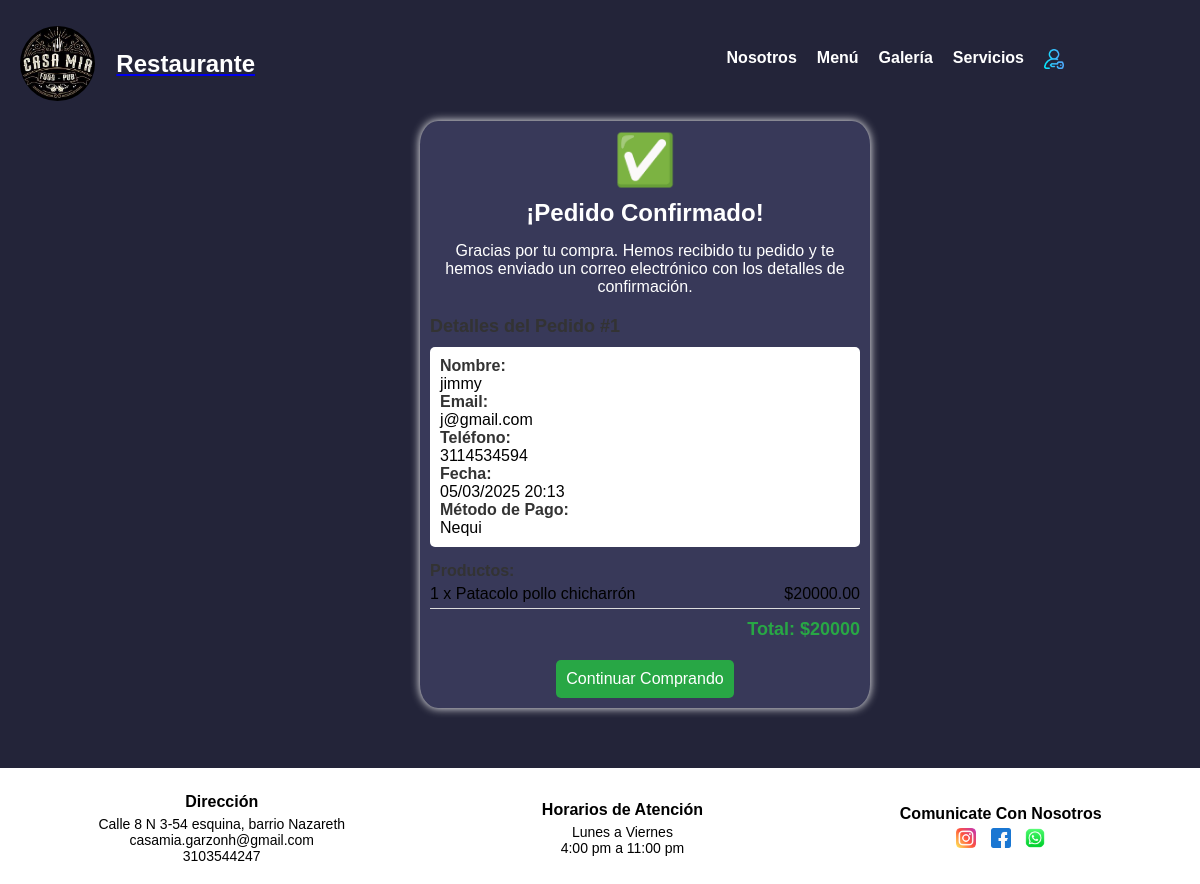
The page /confirmacion/1/ on the database its author committed.
### web/models.py (models this page shows, shortened)
class Orden(models.Model):
        usuario = models. ForeignKey(User, on_delete=models. CASCADE, null=True, blank=True)
        nombre = models. CharField (max_length=200)
        email = models. EmailField ()
        telefono = models.CharField (max_length=20)
        sesion_id = models.CharField(max_length=100, null=True, blank=True)
        total = models.DecimalField(max_digits=10, decimal_places=0)
        metodo_pago = models.CharField(max_length=20, choices=[( 'nequi','Nequi'), ('bancolombia', 'Bancolombia')])
        pagado = models.BooleanField(default=False)
        fecha_creacion = models.DateTimeField (auto_now_add=True)

class OrdenItem(models.Model):
        orden = models.ForeignKey(Orden, related_name='items', on_delete=models.CASCADE)
        producto = models.ForeignKey(Producto, on_delete=models.CASCADE)
        precio = models.DecimalField(max_digits=10, decimal_places=2)
        cantidad = models.IntegerField(default=1)
        def subtotal(self):
             return self.precio  * self.cantidad

class Producto(models.Model):
    id = models.AutoField(primary_key=True)
    imagen = models.ImageField(upload_to='productos/', blank=True, null=True)
    nombre = models.CharField(max_length=255)
    caracteristicas = models.TextField()
    precio = models.DecimalField(max_digits=10, decimal_places=2)
    cantidad = models.PositiveIntegerField()  # Asegúrate de que este campo esté definido

### web/views.py (the view)
# urls.py: path('confirmacion/<int:orden_id>/', views.confirmacion, name='confirmar'),
def confirmacion(request, orden_id):
    try:
        if request.user.is_authenticated:
            orden = Orden.objects.get(id=orden_id, usuario=request.user)
        else:
            orden = Orden.objects.get(id=orden_id, sesion_id=request.session.session_key)
        items = OrdenItem.objects.filter(orden=orden)
        return render(request, 'confirmacion.html', {
            'orden': orden,
            'items': items
        })
    except Orden.DoesNotExist:
        messages.error(request, "No se encontró la orden especificada.")
        return redirect('home')  # O redirigir a donde sea apropiado
    except Orden.DoesNotExist:
        messages.error(request, "Orden no encontrada")
        return redirect('productos')

### web/templates/confirmacion.html (shortened to what this page needs)
{% extends 'base.html' %}
{% load static %}
{% block content %}
<link rel="stylesheet" href="{% static 'css/confirmacion.css' %}">
    <div class="confirmacion-container">
            <div class="confirmacion-icon">✅</div>
            <h1 class="confirmacion-titulo">¡Pedido Confirmado!</h1>
            <div class="confirmacion-mensaje">
                Gracias por tu compra. Hemos recibido tu pedido y te hemos enviado un correo electrónico con los detalles de confirmación.
            </div>
            <div class="confirmacion-detalles">
                <h2 class="resumen-titulo">Detalles del Pedido #{{ orden.id }}</h2>
            <div class="confirmacion-datos">
                <div>
                    <div class="datos-titulo">Nombre:</div>
                    <div>{{ orden.nombre }}</div>
                </div>
                    <div>
                        <div class="datos-titulo">Email:</div>
                            <div>{{ orden.email }}</div>
                        </div>
                        <div>
                            <div class="datos-titulo">Teléfono:</div>
                            <div>{{ orden.telefono }}</div>
                        </div>
                        <div>
                            <div class="datos-titulo">Fecha:</div>
                            <div>{{ orden.fecha_creacion|date:"d/m/Y H:i" }}</div>
                        </div>
                        <div>
                            <div class="datos-titulo">Método de Pago:</div>
                            <div>{{ orden.get_metodo_pago_display }}</div>
                        </div>
                    </div>
                        <div class="confirmacion-items">
                            <div class="datos-titulo">Productos:</div>
                            {% for item in items %}
                            <div class="confirmacion-item">
                                <div>{{ item.cantidad }} x {{ item.producto.nombre }}</div>
                                <div>${{ item.subtotal }}</div>
                            </div>
                            {% endfor %}
                        <div class="confirmacion-total">
                            Total: ${{ orden.total }}
                        </div>
                    </div>
                </div>
                <div class="confirmacion-acciones">
                    <a href="{% url 'productos' %}" class="btn btn-success">
                        Continuar Comprando
                    </a>
                </div>
    </div>
{% endblock %}

### web/static/css/style.css (style rules this page uses)
* { margin: 0; padding: 0; box-sizing: border-box; }
body { font-family: Arial, sans-serif; background-color: rgba(35, 36, 57, 1); background-repeat: no-repeat; background-attachment: fixed; background-size: cover; }

### web/static/css/confirmacion.css (style rules this page uses)
body { font-family: Arial, sans-serif; color: #000000; }
.confirmacion-container { width: 450px; margin-left: 35%; margin-bottom: 5%; background: rgb(56, 57, 89); padding: 10px; border-radius: 4%; text-align: center; box-shadow: 0 0 10px white; }
.confirmacion-icon { font-size: 50px; margin-bottom: 10px; }
.confirmacion-titulo { font-size: 24px; font-weight: bold; color: #ffffff; }
.confirmacion-mensaje { margin: 15px 0; font-size: 16px; color: #ffffff; }
.confirmacion-detalles { text-align: left; margin-top: 20px; }
.resumen-titulo { font-size: 18px; font-weight: bold; margin-bottom: 10px; color: #333; }
.confirmacion-datos { background: #ffffff; padding: 10px; border-radius: 5px; }
.datos-titulo { font-weight: bold; color: #333; }
.confirmacion-items { margin-top: 15px; text-align: left; }
.confirmacion-item { display: flex; justify-content: space-between; padding: 5px 0; border-bottom: 1px solid #ddd; }
.confirmacion-total { font-size: 18px; font-weight: bold; text-align: right; margin-top: 10px; color: #28a745; }
.confirmacion-acciones { margin-top: 20px; }
.btn-success { background-color: #28a745; color: white; padding: 10px; border: none; border-radius: 5px; text-decoration: none; font-size: 16px; display: inline-block; }

### rows shown on the page
Orden: nombre "jimmy", email "j@gmail.com", telefono "3114534594", fecha_creacion "05/03/2025 20:13", metodo_pago "Nequi", total "20000"
OrdenItem: cantidad "1", producto.nombre "Patacolo pollo chicharrón", subtotal "20000.00"
